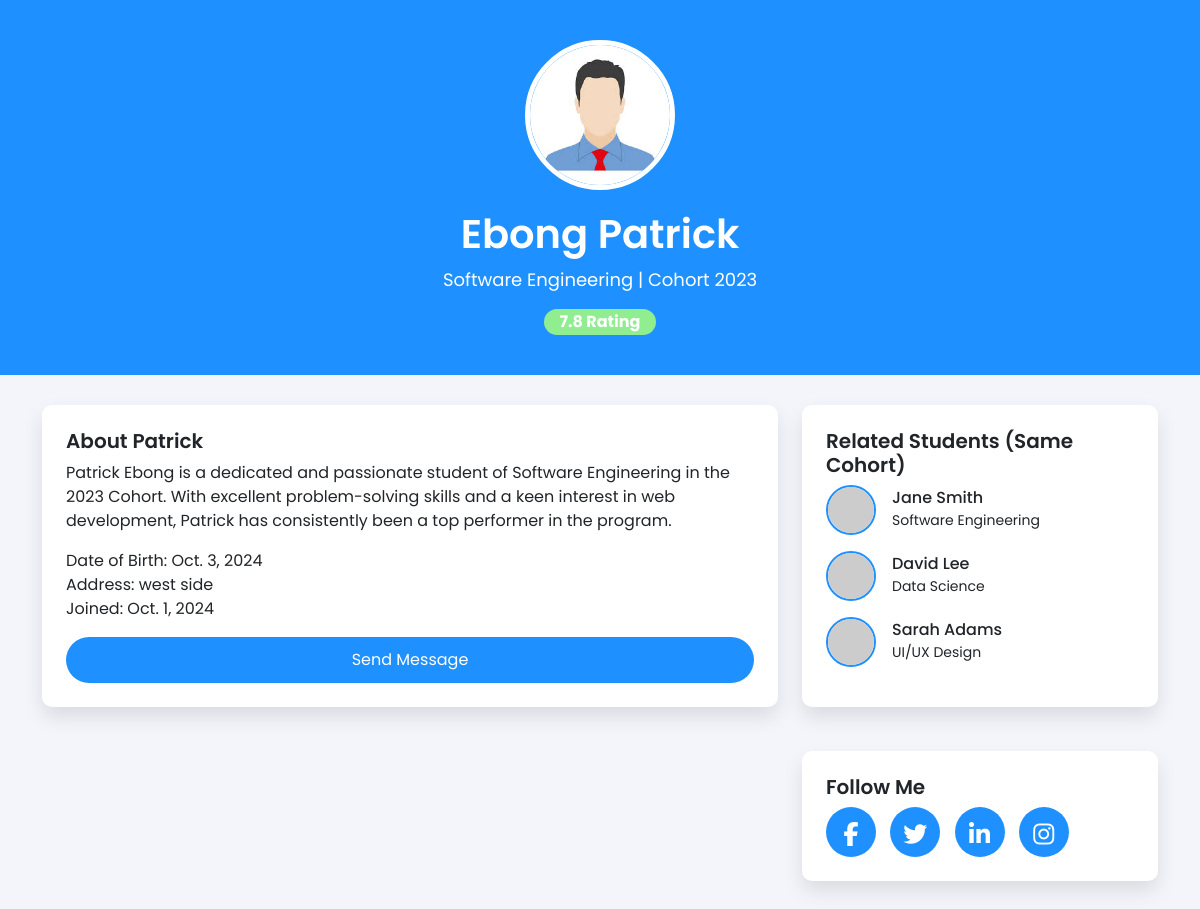
The app's page /student/3/ with its own data.
### New_App/models.py (models this page shows, shortened)
class Student(models.Model):
    surname = models.CharField(max_length= 200)
    first_name = models.CharField(max_length= 150)
    status = models.CharField(max_length=225)
    rating = models.FloatField(default=0.0)

class Student_profile(models.Model):
    student = models.OneToOneField(Student, on_delete = models.CASCADE, related_name = "profile")
    username = models.CharField(max_length=155)
    date_of_birth = models.DateField()
    address = models.TextField()
    profile_pic = models.ImageField(upload_to="Student_profile",height_field=None, width_field=None, max_length=None )
    date_joined = models.DateField(auto_now=False, auto_now_add=False)

class Program(models.Model):
    course = models.CharField(max_length=200)
    grade = models.CharField(max_length=50)
    student = models.ForeignKey(Student, on_delete= models.CASCADE)

### New_App/views.py (the view)
# urls.py: path("student/<int:id>/", views.student_detail, name="student_detail"),
def student_detail(request, id):
    student = get_object_or_404(Student, id=id)
    return render(request, "index.html", {"student": student})

### template/index.html (shortened to what this page needs)
{% load static %}
<!DOCTYPE html>
<html lang="en">
    <head>
        <link href="https://cdn.jsdelivr.net/npm/bootstrap@5.3.0-alpha1/dist/css/bootstrap.min.css" rel="stylesheet">
        <link rel="stylesheet" href="https://cdnjs.cloudflare.com/ajax/libs/font-awesome/6.6.0/css/all.min.css">
        <link rel="stylesheet" href="{% static 'about.css' %}">
    </head>
  <body>
    <section class="profile-header">
      <div class="container text-center">
        <img
          src="{{ student.profile.profile_pic.url }}"
          alt="Profile Picture"
        />
        <h1>{{student.surname}} {{student.first_name}}</h1>
        <p>
          {% for prog in student.program_set.all %} {{prog.course}} {% endfor %}
          | Cohort 2023
        </p>
        <span class="badge badge-custom">{{student.rating}} Rating</span>
      </div>
    </section>
    <section class="profile-content">
      <div class="container">
        <div class="row">
          <div class="col-md-8">
            <div class="card p-4">
              <h5>About {{student.first_name}}</h5>
              <p>
                {{student.first_name}} {{student.surname}} is a dedicated and
                passionate student of {% for prog in student.program_set.all %}
                {{prog.course}} {% endfor %} in the 2023 Cohort. With excellent
                problem-solving skills and a keen interest in web development,
                {{student.first_name}} has consistently been a top performer in the program.
              </p>
              <p>
                Date of Birth: {{student.profile.date_of_birth}} <br />
                Address: {{student.profile.address}} <br />
                Joined: {{student.profile.date_joined}}
              </p>
              <button class="btn btn-custom">Send Message</button>
            </div>
          </div>
          <div class="col-md-4">
            <div class="card p-4">
              <h5>Related Students (Same Cohort)</h5>
              <ul class="list-unstyled">
                <li class="d-flex align-items-center mb-3">
                  <img
                    src="https://via.placeholder.com/50"
                    alt="Student"
                    class="related-student-img"
                  />
                  <div class="ms-3">
                    <h6 class="mb-0">Jane Smith</h6>
                    <small>Software Engineering</small>
                  </div>
                </li>
                <li class="d-flex align-items-center mb-3">
                  <img
                    src="https://via.placeholder.com/50"
                    alt="Student"
                    class="related-student-img"
                  />
                  <div class="ms-3">
                    <h6 class="mb-0">David Lee</h6>
                    <small>Data Science</small>
                  </div>
                </li>
                <li class="d-flex align-items-center">
                  <img
                    src="https://via.placeholder.com/50"
                    alt="Student"
                    class="related-student-img"
                  />
                  <div class="ms-3">
                    <h6 class="mb-0">Sarah Adams</h6>
                    <small>UI/UX Design</small>
                  </div>
                </li>
              </ul>
            </div>
          </div>
        </div>
        <div class="row mt-4">
          <div class="col-md-8"></div>
          <div class="col-md-4">
            <div class="card p-4">
              <h5>Follow Me</h5>
              <div class="follow-links">
                <a href="#"><i class="fab fa-facebook-f"></i></a>
                <a href="#"><i class="fab fa-twitter"></i></a>
                <a href="#"><i class="fab fa-linkedin-in"></i></a>
                <a href="#"><i class="fab fa-instagram"></i></a>
              </div>
            </div>
          </div>
        </div>
      </div>
    </section>
  </body>
</html>

### static/about.css (style rules this page uses)
body { font-family: 'Poppins', sans-serif; background-color: #f4f5fa; }
.profile-header { background: dodgerblue; color: white; padding: 40px 0; text-align: center; }
.profile-header img { border-radius: 50%; border: 5px solid white; width: 150px; height: 150px; }
.profile-header h1 { font-weight: 600; margin-top: 20px; }
.profile-header p { font-size: 18px; color: white; }
.profile-content { padding: 30px; }
.profile-content .card { background: white; box-shadow: 0px 10px 20px rgba(0, 0, 0, 0.1); border: none; border-radius: 10px; margin-bottom: 20px; }
.profile-content .card h5 { font-weight: 600; }
.badge-custom { background-color: lightgreen; color: white; font-size: 16px; padding: 5px 15px; border-radius: 20px; }
.related-student-img { width: 50px; height: 50px; border-radius: 50%; border: 2px solid dodgerblue; }
.btn-custom { background-color: dodgerblue; color: white; padding: 10px 20px; border-radius: 25px; }
.follow-links a { display: inline-block; margin-right: 10px; color: white; font-size: 24px; background-color: dodgerblue; padding: 10px; border-radius: 50%; width: 50px; height: 50px; text-align: center; }

### records on screen
Student: profile.profile_pic (picture), surname "Ebong", first_name "Patrick", rating "7.8", profile.date_of_birth "Oct. 3, 2024", profile.address "west side", profile.date_joined "Oct. 1, 2024"
Program: course "Software Engineering"
